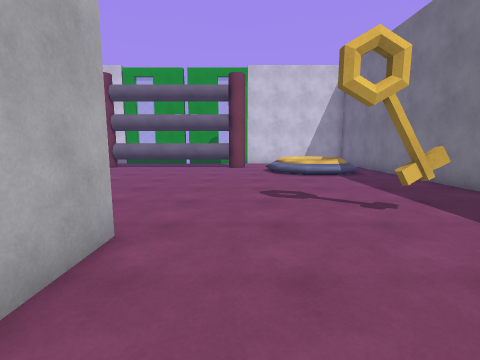
view 1 (above)

17 first-person views from a walk through a 3-D level made in the Unity game engine. The camera is 1.5 m above the floor, tilts 8° down and sees 85° across. The floor is counted in squares, 1 m on a side. Each view is taken from the middle of a square. On the plan, view 1 faces up. The plan holds only what a view shows up to about 14 squares ahead; the rest is blank. The place goes on beyond the plan. The player is left out.

view 2
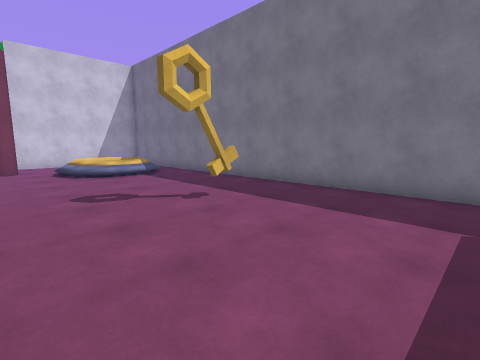

view 3
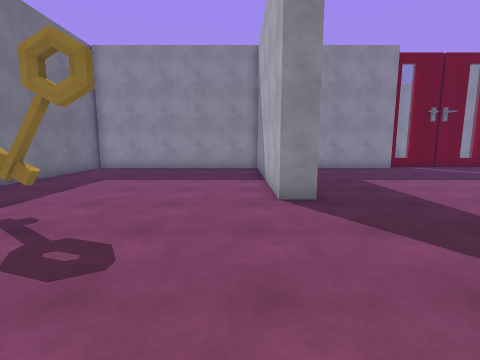

view 4
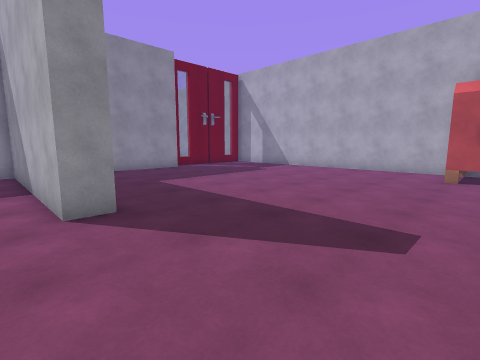

view 5
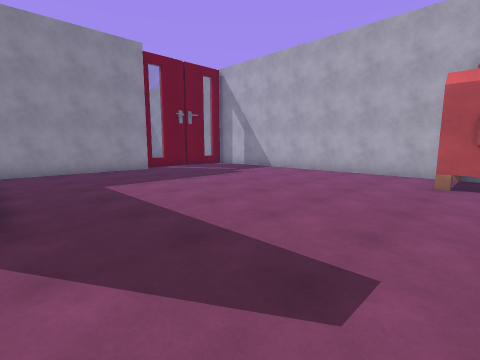

view 6
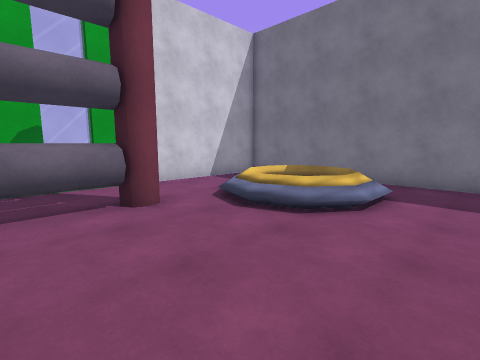

view 7
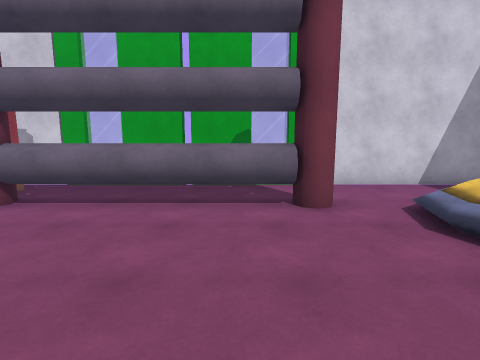

view 8
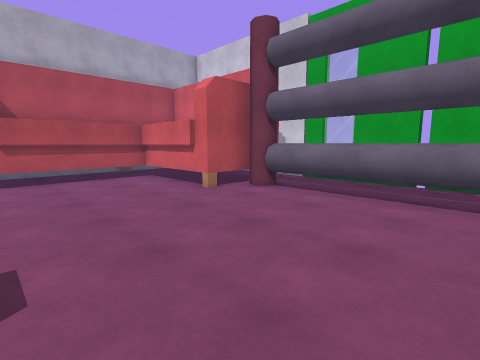

view 9
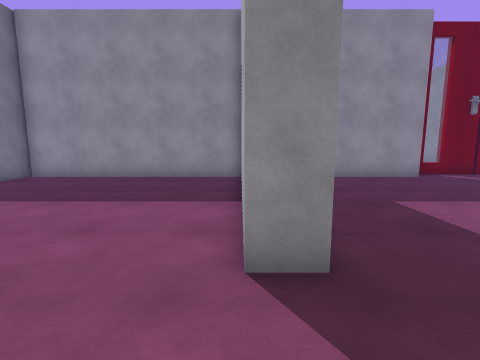

view 10
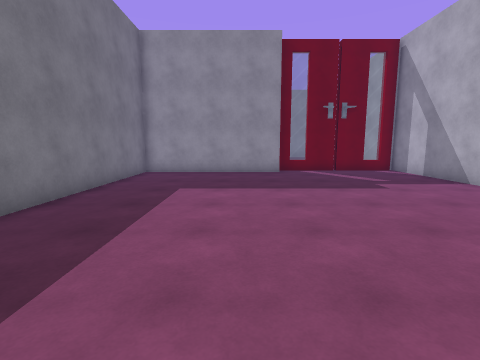

view 11
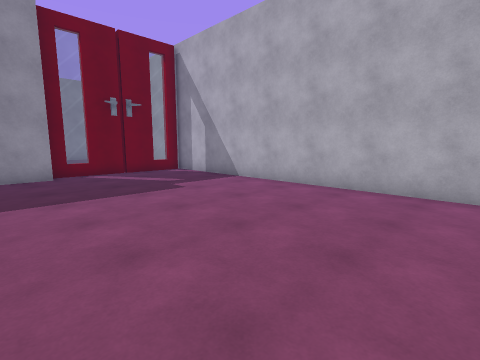

view 12
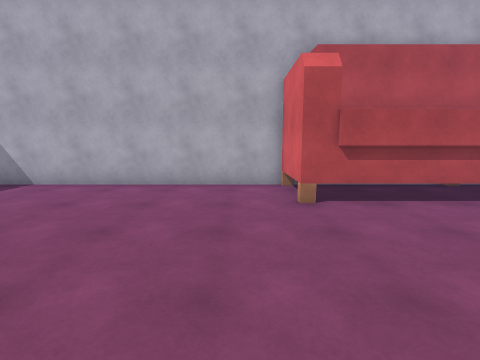

view 13
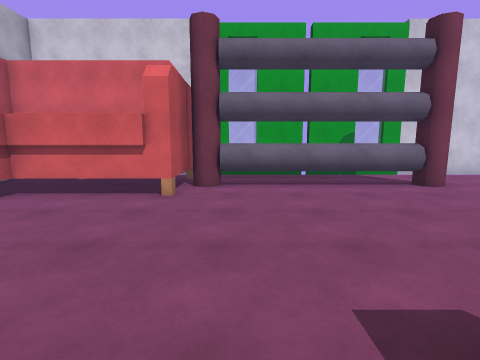

view 14
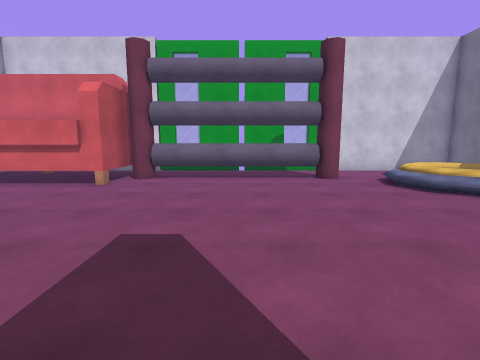

view 15
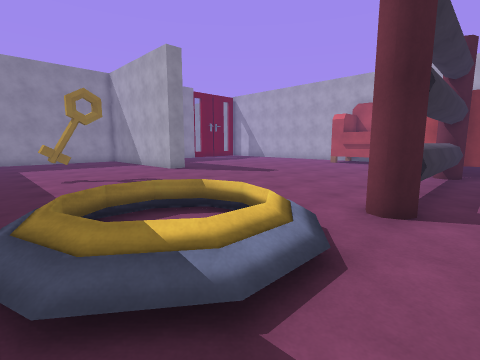

view 16
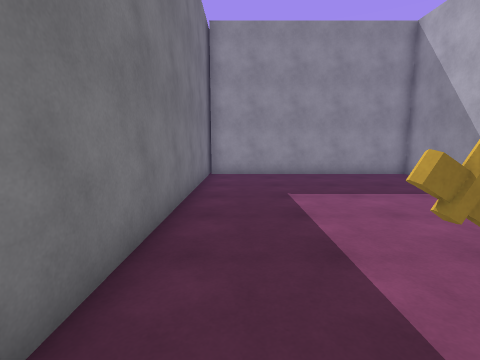

view 17
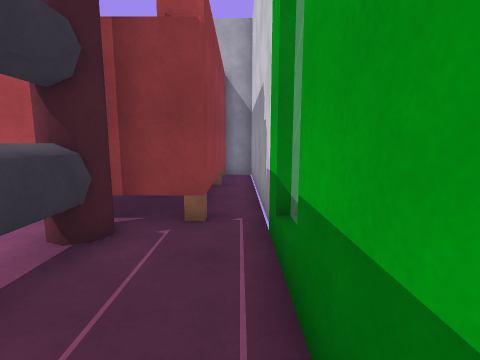

### Floor plan
Key: @ floor where view 1 was taken; # wall or solid block; x gap in a wall; . floor; / step, stairs or slope; = window, fence, low wall or low ledge; v drop or lower ground; K key; T thing the floor can be seen under or through; O other object.
Columns run from 17 left of view 1 to 8 right of it. Each row starts with its distance up from view 1.
 20 ########## ##x## ########
 19 #....................... #
 18 #########............. . #
 17         #T=======#.....  #
 16         #T=======#.///// #
 15       ###........../v vO #
 14  # #####.........../v vO.#
 13  # #.............../vvO/.#
 12  # #................///..#
 11  # #.....................#
 10  ###.....................#
  9 ####.....................#
  8 #........................#
  7 #........................#
  6 #........................#
  5 #....................K...#
  4 #.............##.........#
  3 #.............##.........#
  2 #.............##.........#
  1 #.............##.........#
  0 #.............##.@.......#
 -1 #.............##.........#
 -2 #.............##.........#
 -3 #.............##.........#
 -4 #.............##.........#
 -5 #......###################
 -6   O#x#O#

Positions as (right, up) in squares from view 1, and headings:
1: (0, 0), facing up
2: (-1, 0), facing up-right
3: (-1, 11), facing down
4: (-1, 10), facing down-left
5: (-3, 10), facing down-left
6: (-3, 10), facing up-right
7: (-2, 10), facing up
8: (-2, 9), facing up-left
9: (-2, 7), facing down
10: (-8, 9), facing down
11: (-8, 8), facing down-left
12: (-7, 7), facing left
13: (-7, 7), facing up
14: (-4, 5), facing up
15: (6, 18), facing down-left
16: (6, 8), facing down
17: (-4, 19), facing left
